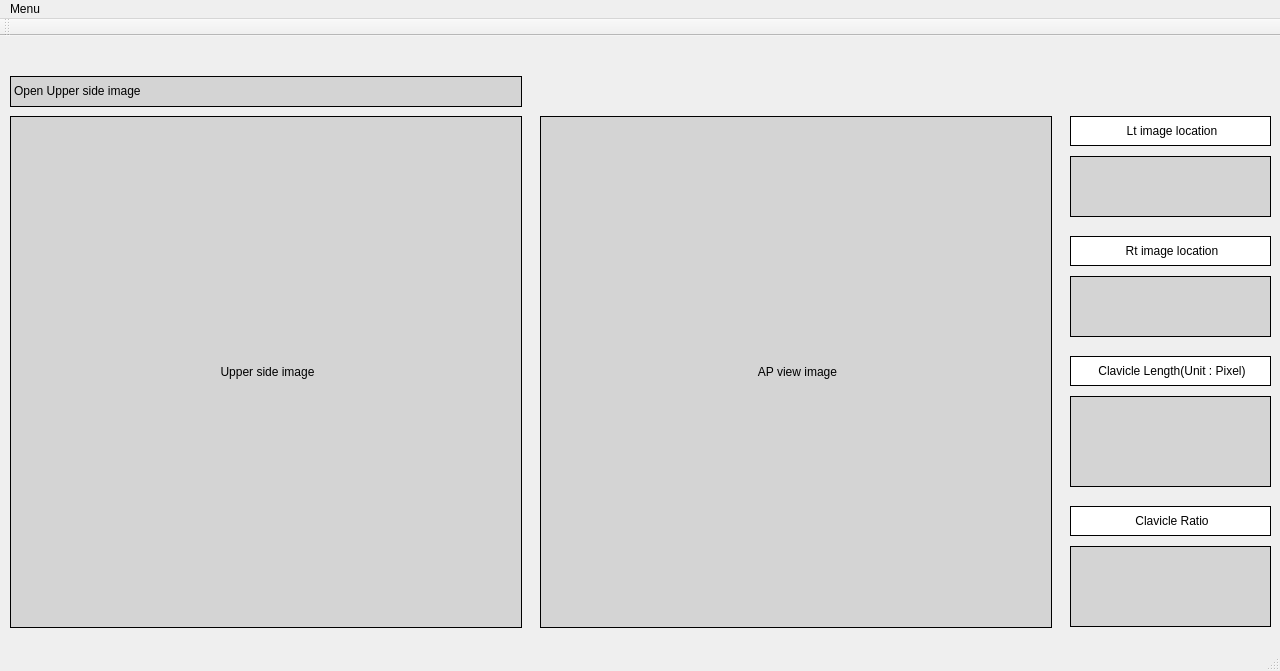
<?xml version="1.0" encoding="UTF-8"?>
<ui version="4.0">
 <class>MainWindow</class>
 <widget class="QMainWindow" name="MainWindow">
  <property name="geometry">
   <rect>
    <x>0</x>
    <y>0</y>
    <width>1280</width>
    <height>671</height>
   </rect>
  </property>
  <property name="windowTitle">
   <string>MainWindow</string>
  </property>
  <widget class="QWidget" name="centralWidget">
   <widget class="QLabel" name="Click_Order">
    <property name="geometry">
     <rect>
      <x>10</x>
      <y>40</y>
      <width>512</width>
      <height>31</height>
     </rect>
    </property>
    <property name="styleSheet">
     <string notr="true">background-color: rgb(212, 212, 212);</string>
    </property>
    <property name="frameShape">
     <enum>QFrame::Box</enum>
    </property>
    <property name="text">
     <string>&lt;html&gt;&lt;head/&gt;&lt;body&gt;&lt;p&gt;Open Upper side image&lt;/p&gt;&lt;/body&gt;&lt;/html&gt;</string>
    </property>
   </widget>
   <widget class="matDisplay" name="Lt_Image">
    <property name="geometry">
     <rect>
      <x>10</x>
      <y>80</y>
      <width>512</width>
      <height>512</height>
     </rect>
    </property>
    <property name="styleSheet">
     <string notr="true">background-color: rgb(212, 212, 212);</string>
    </property>
    <property name="frameShape">
     <enum>QFrame::Box</enum>
    </property>
    <property name="text">
     <string>&lt;html&gt;&lt;head/&gt;&lt;body&gt;&lt;p align=&quot;center&quot;&gt;Upper side image&lt;/p&gt;&lt;/body&gt;&lt;/html&gt;</string>
    </property>
   </widget>
   <widget class="matDisplay" name="Rt_Image">
    <property name="geometry">
     <rect>
      <x>540</x>
      <y>80</y>
      <width>512</width>
      <height>512</height>
     </rect>
    </property>
    <property name="styleSheet">
     <string notr="true">background-color: rgb(212, 212, 212);</string>
    </property>
    <property name="frameShape">
     <enum>QFrame::Box</enum>
    </property>
    <property name="text">
     <string>&lt;html&gt;&lt;head/&gt;&lt;body&gt;&lt;p align=&quot;center&quot;&gt;AP view image&lt;/p&gt;&lt;/body&gt;&lt;/html&gt;</string>
    </property>
   </widget>
   <widget class="QLabel" name="label_6">
    <property name="geometry">
     <rect>
      <x>1070</x>
      <y>80</y>
      <width>201</width>
      <height>30</height>
     </rect>
    </property>
    <property name="styleSheet">
     <string notr="true">background-color:rgb(255,255,255);</string>
    </property>
    <property name="frameShape">
     <enum>QFrame::Box</enum>
    </property>
    <property name="text">
     <string>&lt;html&gt;&lt;head/&gt;&lt;body&gt;&lt;p align=&quot;center&quot;&gt;Lt image location&lt;/p&gt;&lt;/body&gt;&lt;/html&gt;</string>
    </property>
   </widget>
   <widget class="QLabel" name="label_7">
    <property name="geometry">
     <rect>
      <x>1070</x>
      <y>200</y>
      <width>201</width>
      <height>30</height>
     </rect>
    </property>
    <property name="styleSheet">
     <string notr="true">background-color:rgb(255,255,255);</string>
    </property>
    <property name="frameShape">
     <enum>QFrame::Box</enum>
    </property>
    <property name="text">
     <string>&lt;html&gt;&lt;head/&gt;&lt;body&gt;&lt;p align=&quot;center&quot;&gt;Rt image location&lt;/p&gt;&lt;/body&gt;&lt;/html&gt;</string>
    </property>
   </widget>
   <widget class="QLabel" name="Lt_Location">
    <property name="geometry">
     <rect>
      <x>1070</x>
      <y>120</y>
      <width>201</width>
      <height>61</height>
     </rect>
    </property>
    <property name="styleSheet">
     <string notr="true">background-color: rgb(212, 212, 212);</string>
    </property>
    <property name="frameShape">
     <enum>QFrame::Box</enum>
    </property>
    <property name="text">
     <string>&lt;html&gt;&lt;head/&gt;&lt;body&gt;&lt;p&gt;&lt;br/&gt;&lt;/p&gt;&lt;/body&gt;&lt;/html&gt;</string>
    </property>
    <property name="alignment">
     <set>Qt::AlignCenter</set>
    </property>
   </widget>
   <widget class="QLabel" name="Rt_Location">
    <property name="geometry">
     <rect>
      <x>1070</x>
      <y>240</y>
      <width>201</width>
      <height>61</height>
     </rect>
    </property>
    <property name="styleSheet">
     <string notr="true">background-color: rgb(212, 212, 212);</string>
    </property>
    <property name="frameShape">
     <enum>QFrame::Box</enum>
    </property>
    <property name="text">
     <string>&lt;html&gt;&lt;head/&gt;&lt;body&gt;&lt;p&gt;&lt;br/&gt;&lt;/p&gt;&lt;/body&gt;&lt;/html&gt;</string>
    </property>
    <property name="alignment">
     <set>Qt::AlignCenter</set>
    </property>
   </widget>
   <widget class="QLabel" name="label_10">
    <property name="geometry">
     <rect>
      <x>1070</x>
      <y>320</y>
      <width>201</width>
      <height>30</height>
     </rect>
    </property>
    <property name="styleSheet">
     <string notr="true">background-color:rgb(255,255,255);</string>
    </property>
    <property name="frameShape">
     <enum>QFrame::Box</enum>
    </property>
    <property name="text">
     <string>&lt;html&gt;&lt;head/&gt;&lt;body&gt;&lt;p align=&quot;center&quot;&gt;Clavicle Length(Unit : Pixel)&lt;/p&gt;&lt;/body&gt;&lt;/html&gt;</string>
    </property>
   </widget>
   <widget class="QLabel" name="ClavicleLength">
    <property name="geometry">
     <rect>
      <x>1070</x>
      <y>360</y>
      <width>201</width>
      <height>91</height>
     </rect>
    </property>
    <property name="styleSheet">
     <string notr="true">background-color: rgb(212, 212, 212);</string>
    </property>
    <property name="frameShape">
     <enum>QFrame::Box</enum>
    </property>
    <property name="text">
     <string>&lt;html&gt;&lt;head/&gt;&lt;body&gt;&lt;p&gt;&lt;br/&gt;&lt;/p&gt;&lt;/body&gt;&lt;/html&gt;</string>
    </property>
   </widget>
   <widget class="QLabel" name="label_12">
    <property name="geometry">
     <rect>
      <x>1070</x>
      <y>470</y>
      <width>201</width>
      <height>30</height>
     </rect>
    </property>
    <property name="styleSheet">
     <string notr="true">background-color:rgb(255,255,255);</string>
    </property>
    <property name="frameShape">
     <enum>QFrame::Box</enum>
    </property>
    <property name="text">
     <string>&lt;html&gt;&lt;head/&gt;&lt;body&gt;&lt;p align=&quot;center&quot;&gt;Clavicle Ratio&lt;/p&gt;&lt;/body&gt;&lt;/html&gt;</string>
    </property>
   </widget>
   <widget class="QLabel" name="ClavicleRatio">
    <property name="geometry">
     <rect>
      <x>1070</x>
      <y>510</y>
      <width>201</width>
      <height>81</height>
     </rect>
    </property>
    <property name="styleSheet">
     <string notr="true">background-color: rgb(212, 212, 212);</string>
    </property>
    <property name="frameShape">
     <enum>QFrame::Box</enum>
    </property>
    <property name="text">
     <string>&lt;html&gt;&lt;head/&gt;&lt;body&gt;&lt;p&gt;&lt;br/&gt;&lt;/p&gt;&lt;/body&gt;&lt;/html&gt;</string>
    </property>
   </widget>
  </widget>
  <widget class="QMenuBar" name="menuBar">
   <property name="geometry">
    <rect>
     <x>0</x>
     <y>0</y>
     <width>1280</width>
     <height>21</height>
    </rect>
   </property>
   <widget class="QMenu" name="menuMenu">
    <property name="title">
     <string>Menu</string>
    </property>
    <widget class="QMenu" name="menuOpen">
     <property name="title">
      <string>Open</string>
     </property>
     <addaction name="Open_Upper"/>
     <addaction name="Open_AP"/>
    </widget>
    <addaction name="menuOpen"/>
   </widget>
   <addaction name="menuMenu"/>
  </widget>
  <widget class="QToolBar" name="mainToolBar">
   <attribute name="toolBarArea">
    <enum>TopToolBarArea</enum>
   </attribute>
   <attribute name="toolBarBreak">
    <bool>false</bool>
   </attribute>
  </widget>
  <widget class="QStatusBar" name="statusBar"/>
  <action name="Open_Upper">
   <property name="text">
    <string>Upper Side</string>
   </property>
  </action>
  <action name="Open_AP">
   <property name="text">
    <string>AP View</string>
   </property>
  </action>
  <action name="Save_Upper">
   <property name="text">
    <string>Upper Side</string>
   </property>
  </action>
  <action name="Save_AP">
   <property name="text">
    <string>AP View</string>
   </property>
  </action>
 </widget>
 <layoutdefault spacing="6" margin="11"/>
 <customwidgets>
  <customwidget>
   <class>matDisplay</class>
   <extends>QLabel</extends>
   <header location="global">matdisplay.h</header>
  </customwidget>
 </customwidgets>
 <resources/>
 <connections/>
</ui>
